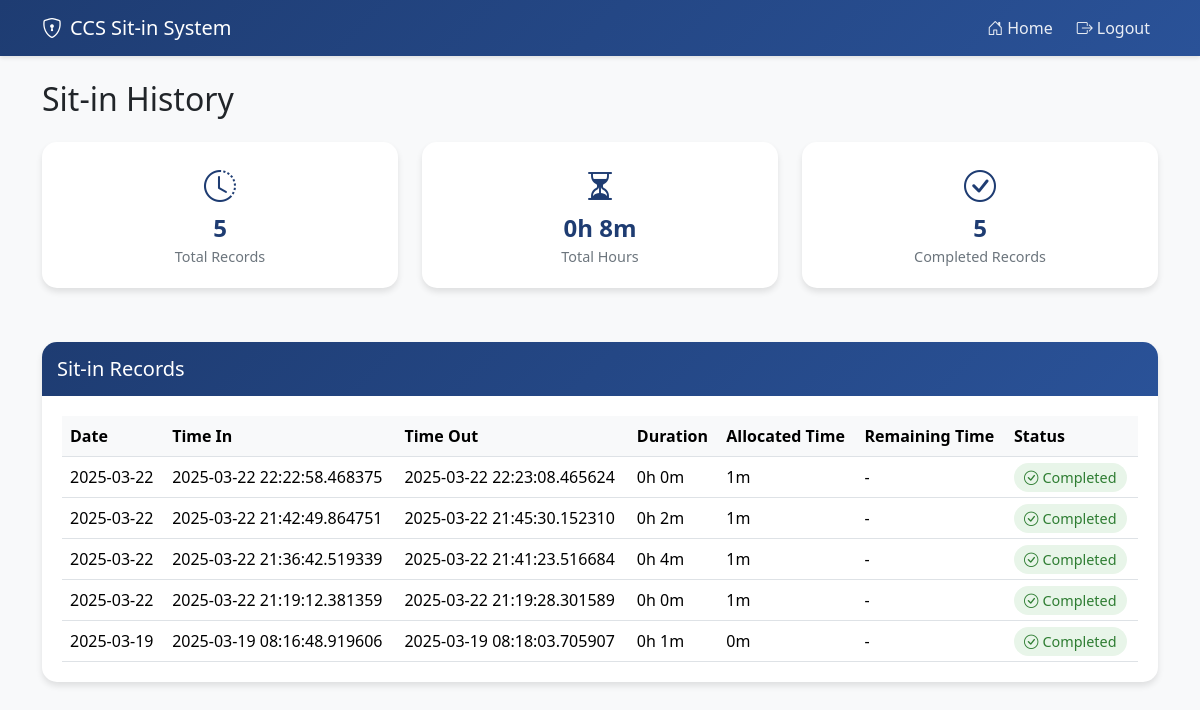
/sit_in_history (signed in), run on the app's committed database.
### tables this page shows
CREATE TABLE sit_in_history (
                id INTEGER PRIMARY KEY AUTOINCREMENT,
                user_id INTEGER NOT NULL,
                date DATE NOT NULL,
                time_in TIMESTAMP NOT NULL,
                time_out TIMESTAMP,
                status TEXT DEFAULT 'active',
                purpose TEXT,
                lab_unit TEXT,
                duration INTEGER,
                allocated_duration INTEGER,
                FOREIGN KEY (user_id) REFERENCES users (id)
            );

### app.py (the view)
@app.route('/sit_in_history')
def sit_in_history():
    if "user" not in session:
        return redirect(url_for('login_page'))
    user_id = session["user"]["id"]
    try:
        con = sqlite3.connect("users.db")
        cur = con.cursor()
        cur.execute('''
        CREATE TABLE IF NOT EXISTS sit_in_history (
            id INTEGER PRIMARY KEY AUTOINCREMENT,
            user_id INTEGER NOT NULL,
            date DATE NOT NULL,
            time_in TIMESTAMP NOT NULL,
            time_out TIMESTAMP,
            status TEXT DEFAULT 'active',
            purpose TEXT,
            lab_unit TEXT,
            duration INTEGER,
            allocated_duration INTEGER,
            FOREIGN KEY (user_id) REFERENCES users (id)
        )
        ''')
        con.commit()
        cur.execute("""
                SELECT id, date, time_in, time_out, status, duration, allocated_duration, purpose, lab_unit
                FROM sit_in_history
                WHERE user_id = ?
                ORDER BY time_in DESC
        """, (user_id,))
        history = cur.fetchall()
        cur.execute("""
            SELECT
                COUNT(*) as total_sessions,
                COUNT(CASE WHEN status = 'completed' THEN 1 END) as completed_sessions,
                SUM(CASE WHEN duration IS NOT NULL THEN duration ELSE 0 END) as total_duration
                FROM sit_in_history
            WHERE user_id = ?
        """, (user_id,))
        stats = cur.fetchone()
        con.close()
        formatted_history = []
        for entry in history:
            formatted_entry = {
                'id': entry[0],
                'date': entry[1],
                'time_in': entry[2],
                'time_out': entry[3] if entry[3] else None,
                'status': entry[4],
                'duration': entry[5],
                'allocated_duration': entry[6],
                'purpose': entry[7],
                'lab_unit': entry[8]
            }
            formatted_history.append(formatted_entry)
        statistics = {
            'total_sessions': stats[0],
            'completed_sessions': stats[1],
            'total_duration': stats[2]
        }
        return render_template('sit_in_history.html', history=formatted_history, stats=statistics)
    except Exception as e:
        flash('Error loading history: ' + str(e), 'error')
        return redirect(url_for('home'))

### templates/sit_in_history.html (shortened to what this page needs)
<!DOCTYPE html>
<html lang="en">
<head>
    <link href="https://cdn.jsdelivr.net/npm/bootstrap@5.3.2/dist/css/bootstrap.min.css" rel="stylesheet">
    <link rel="stylesheet" href="https://cdn.jsdelivr.net/npm/bootstrap-icons@1.11.1/font/bootstrap-icons.css">
</head>
<body>
    <nav class="navbar navbar-expand-lg navbar-dark fixed-top">
        <div class="container">
            <a class="navbar-brand" href="#">
                <i class="bi bi-shield-lock me-2"></i>CCS Sit-in System
            </a>
            <div class="collapse navbar-collapse" id="navbarNav">
                <ul class="navbar-nav ms-auto">
                    <li class="nav-item"><a class="nav-link" href="{{ url_for('home') }}"><i class="bi bi-house-door me-1"></i>Home</a></li>
                    <li class="nav-item"><a class="nav-link btn btn-danger ms-2" href="{{ url_for('logout') }}"><i class="bi bi-box-arrow-right me-1"></i>Logout</a></li>
                </ul>
            </div>
        </div>
    </nav>
    <div class="container main-content">
        <div class="row">
            <div class="col-12">
                <h2 class="mb-4">Sit-in History</h2>
                <div class="row mb-4">
                    <div class="col-md-4">
                        <div class="stats-card text-center">
                            <i class="bi bi-clock-history stats-icon"></i>
                            <div class="stats-value">{{ stats.total_sessions }}</div>
                            <div class="stats-label">Total Records</div>
                        </div>
                    </div>
                    <div class="col-md-4">
                        <div class="stats-card text-center">
                            <i class="bi bi-hourglass-split stats-icon"></i>
                            <div class="stats-value">{{ stats.total_duration|default(0)|int // 3600 }}h {{ (stats.total_duration|default(0)|int % 3600) // 60 }}m</div>
                            <div class="stats-label">Total Hours</div>
                        </div>
                    </div>
                    <div class="col-md-4">
                        <div class="stats-card text-center">
                            <i class="bi bi-check-circle stats-icon"></i>
                            <div class="stats-value">{{ stats.completed_sessions }}</div>
                            <div class="stats-label">Completed Records</div>
                        </div>
                    </div>
                </div>
                <div class="history-card">
                    <div class="history-header">
                        <h5 class="mb-0">Sit-in Records</h5>
                    </div>
                    <div class="history-body">
                        {% if history %}
                        <div class="table-responsive">
                            <table class="table">
                                <thead>
                                    <tr>
                                        <th>Date</th>
                                        <th>Time In</th>
                                        <th>Time Out</th>
                                        <th>Duration</th>
                                        <th>Allocated Time</th>
                                        <th>Remaining Time</th>
                                        <th>Status</th>
                                    </tr>
                                </thead>
                                <tbody>
                                    {% for entry in history %}
                                    <tr>
                                        <td>{{ entry.date }}</td>
                                        <td>{{ entry.time_in }}</td>
                                        <td>{{ entry.time_out if entry.time_out else '-' }}</td>
                                        <td>{{ entry.duration|default(0)|int // 3600 }}h {{ (entry.duration|default(0)|int % 3600) // 60 }}m</td>
                                        <td>{{ entry.allocated_duration|default(0)|int // 60 }}m</td>
                                        <td>
                                            {% if entry.status == 'active' %}
                                                <span class="timer" data-start="{{ entry.time_in }}" data-duration="{{ entry.allocated_duration|default(0)|int }}">Loading...</span>
                                            {% else %}
                                                -
                                            {% endif %}
                                        </td>
                                        <td>
                                            {% if entry.status == 'active' %}
                                            <span class="status-badge status-active">
                                                <i class="bi bi-circle-fill me-1"></i>Active
                                            </span>
                                            {% else %}
                                            <span class="status-badge status-completed">
                                                <i class="bi bi-check-circle me-1"></i>Completed
                                            </span>
                                            {% endif %}
                                        </td>
                                    </tr>
                                    {% endfor %}
                                </tbody>
                            </table>
                        </div>
                        {% else %}
                        <div class="text-center py-4">
                            <p class="mb-0">No history found</p>
                        </div>
                        {% endif %}
                    </div>
                </div>
            </div>
        </div>
    </div>
</body>
</html>

### templates/sit_in_history.html (style rules this page uses)
body { background-color: #f8f9fa; }
.navbar { background: linear-gradient(135deg, #1e3c72 0%, #2a5298 100%) !important; box-shadow: 0 2px 4px rgba(0,0,0,0.1); }
.nav-link { color: rgba(255,255,255,0.9) !important; transition: all 0.3s; }
.main-content { padding-top: 80px; }
.history-card { background: white; border-radius: 15px; box-shadow: 0 4px 6px rgba(0,0,0,0.1); margin-bottom: 20px; transition: all 0.3s; }
.history-header { background: linear-gradient(135deg, #1e3c72 0%, #2a5298 100%); color: white; border-radius: 15px 15px 0 0; padding: 15px; }
.history-body { padding: 20px; }
.stats-card { background: white; border-radius: 15px; box-shadow: 0 4px 6px rgba(0,0,0,0.1); padding: 20px; margin-bottom: 30px; }
.stats-icon { font-size: 2rem; color: #1e3c72; margin-bottom: 10px; }
.stats-value { font-size: 1.5rem; font-weight: bold; color: #1e3c72; }
.stats-label { color: #6c757d; font-size: 0.9rem; }
.btn-danger { border-radius: 8px; }
.status-badge { padding: 5px 10px; border-radius: 15px; font-size: 0.9rem; }
.status-completed { background: #e8f5e9; color: #2e7d32; }
.table { margin-bottom: 0; }
.table th { border-top: none; background: #f8f9fa; }

### data on the page
sit_in_history: date "2025-03-22", time_in "2025-03-22 22:22:58.468375", time_out "2025-03-22 22:23:08.465624", duration "0", (entry.duration|default(0)|int%3600)//60 "0", allocated_duration "1", status "Completed"
sit_in_history: date "2025-03-22", time_in "2025-03-22 21:42:49.864751", time_out "2025-03-22 21:45:30.152310", duration "0", (entry.duration|default(0)|int%3600)//60 "2", allocated_duration "1", status "Completed"
sit_in_history: date "2025-03-22", time_in "2025-03-22 21:36:42.519339", time_out "2025-03-22 21:41:23.516684", duration "0", (entry.duration|default(0)|int%3600)//60 "4", allocated_duration "1", status "Completed"
sit_in_history: date "2025-03-22", time_in "2025-03-22 21:19:12.381359", time_out "2025-03-22 21:19:28.301589", duration "0", (entry.duration|default(0)|int%3600)//60 "0", allocated_duration "1", status "Completed"
sit_in_history: date "2025-03-19", time_in "2025-03-19 08:16:48.919606", time_out "2025-03-19 08:18:03.705907", duration "0", (entry.duration|default(0)|int%3600)//60 "1", allocated_duration "0", status "Completed"

### other printed values
{{ stats.total_sessions }} "5"
{{ stats.total_duration|default(0)|int // 3600 }} "0"
{{ (stats.total_duration|default(0)|int % 3600) // 60 }} "8"
{{ stats.completed_sessions }} "5"
